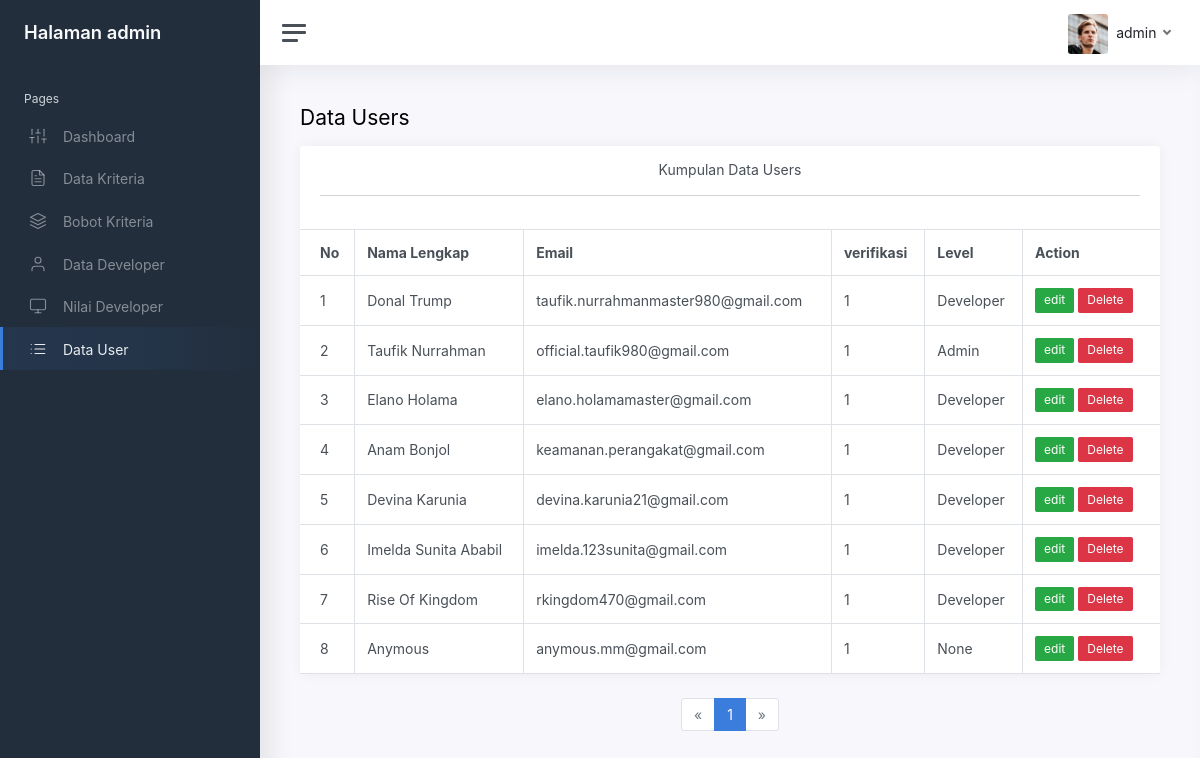
Page /UTS-SPK/admin_user.php (signed in) on the committed database.
### tables this page shows
CREATE TABLE `tb_users` (
  `id_users` int(50) NOT NULL,
  `kode` varchar(50) NOT NULL,
  `username` varchar(20) NOT NULL,
  `nama` varchar(50) NOT NULL,
  `email` varchar(50) NOT NULL,
  `password` text NOT NULL,
  `alamat` text NOT NULL,
  `verifikasi` tinyint(1) NOT NULL,
  `level` enum('None','Developer','Admin') NOT NULL
);

### UTS-SPK/connection.php (called while the page is built, shortened)
<?php
$con = mysqli_connect("localhost", "root", "", "uts_spk");
function lihat($query)
{
    global $con;
    $hasil = mysqli_query($con, $query) or die(mysqli_error($con));
    $notif = [];
    while ($notief = mysqli_fetch_assoc($hasil)) {
        $notif[] = $notief;
    }
    return $notif;
}

### UTS-SPK/admin_user.php (the view, shortened to what this page needs)
<?php
require 'connection.php';
if (!isset($_SESSION["Admin"])) {
  header('location: login.php');
  exit;
} else {
  if (isset($_SESSION['id_users'])) {
    $id_users = $_SESSION['id_users'];
  } else {
    $id_users = $_COOKIE['id_users'];
  }
  $user = lihat("SELECT * FROM tb_users WHERE id_users = '$id_users' ")[0];
}
?>
<?php
$jumlahDataPerHalaman = 10;
$jumlahData = count(lihat("SELECT * FROM tb_users"));
$jumlahHalaman =  ceil($jumlahData / $jumlahDataPerHalaman);
$halamanAktif = (isset($_GET["halaman"])) ? $_GET["halaman"] : 1;
$awalData = ($jumlahDataPerHalaman * $halamanAktif) - $jumlahDataPerHalaman;
$data_user = lihat("SELECT * FROM tb_users LIMIT $awalData, $jumlahDataPerHalaman");
?>
<!DOCTYPE html>
<html lang="en">
<head>
  <link rel="stylesheet" href="asset/bootstrap/css/bootstrap.css">
  <link href="dashboard/css/app.css?v=<?php echo time(); ?>" rel="stylesheet">
</head>
<body>
  <div class="wrapper">
    <nav id="sidebar" class="sidebar">
      <div class="sidebar-content js-simplebar">
        <a class="sidebar-brand" href="admin_dashboard.php">
          <span class="align-middle">Halaman admin</span>
        </a>
        <ul class="sidebar-nav">
          <li class="sidebar-header">
            Pages
          </li>
          <li class="sidebar-item">
            <a class="sidebar-link" href="admin_dashboard.php">
              <i class="align-middle" data-feather="sliders"></i> <span class="align-middle">Dashboard</span>
            </a>
          </li>
          <li class="sidebar-item">
            <a class="sidebar-link" href="admin_kriteria.php">
              <i class="align-middle" data-feather="file-text"></i> <span class="align-middle">Data Kriteria</span>
            </a>
          </li>
          <li class="sidebar-item">
            <a class="sidebar-link" href="admin_bobotKriteria.php">
              <i class="align-middle" data-feather="layers"></i> <span class="align-middle">Bobot Kriteria</span>
            </a>
          </li>
          <li class="sidebar-item">
            <a class="sidebar-link" href="admin_developer.php">
              <i class="align-middle" data-feather="user"></i> <span class="align-middle">Data Developer</span>
            </a>
          </li>
          <li class="sidebar-item">
            <a class="sidebar-link" href="admin_nilaiDev.php">
              <i class="align-middle" data-feather="monitor"></i> <span class="align-middle">Nilai Developer</span>
            </a>
          </li>
          <li class="sidebar-item active">
            <a class="sidebar-link" href="admin_user.php">
              <i class="align-middle" data-feather="list"></i> <span class="align-middle">Data User</span>
            </a>
          </li>
      </div>
    </nav>
    <div class="main">
      <nav class="navbar navbar-expand navbar-light navbar-bg">
        <a class="sidebar-toggle d-flex">
          <i class="hamburger align-self-center"></i>
        </a>
        <div class="navbar-collapse collapse">
          <ul class="navbar-nav navbar-align">
            <a class="nav-link dropdown-toggle d-none d-sm-inline-block" href="#" data-toggle="dropdown">
              <img src="dashboard/img/avatars/avatar.jpg" class="avatar img-fluid rounded mr-1" alt="admin" />
              <span class="text-dark"><?= $user["username"] ?></span>
            </a>
          </ul>
        </div>
      </nav>
      <main class="content">
        <div class="container-fluid p-0">
          <h1 class="h3 mb-3">Data Users</h1>
          <div class="row">
            <div class="col-12">
              <div class="card">
                <div class="card-header">
                  <h3 class="card-title text-center">Kumpulan Data Users</h3>
                  <hr>
                </div>
                <div class="table-responsive">
                  <table class="table mb-0 table table-bordered border-primary">
                    <thead class="">
                      <tr>
                        <th scope="col">No</th>
                        <th scope="col">Nama Lengkap</th>
                        <th scope="col">Email</th>
                        <th scope="col">verifikasi</th>
                        <th scope="col">Level</th>
                        <th scope="col">Action</th>
                      </tr>
                    </thead>
                    <tbody>
                      <?php $no = 1; ?>
                      <?php foreach ($data_user as $du) : ?>
                        <tr>
                          <td><?= $no; ?></td>
                          <td><?= $du["nama"]; ?></td>
                          <td><?= $du["email"]; ?></td>
                          <td><?= $du["verifikasi"]; ?></td>
                          <td><?= $du["level"]; ?></td>
                          <td>
                            <button type="button" class="btn btn-success btn-sm" data-bs-toggle="modal" data-bs-target="#upgrade-user">
                              edit
                            </button>
                            <a href="admin_dellUser.php?id_users=<?= $du["id_users"]; ?>" onClick="return confirm('Apakah anda ingin menghapus data ini ?');" class="btn btn-danger btn-sm" type="submit" name="delete">Delete</a>
                          </td>
                        </tr>
                        <?php $no++ ?>
                      <?php endforeach; ?>
                    </tbody>
                  </table>
                </div>
              </div>
            </div>
          </div>
        </div>
        <div class="justify-content-center">
          <nav aria-label="Page navigation example">
            <ul class="pagination justify-content-center">
              <li class="page-item" style="cursor: pointer;">
                <?php if ($halamanAktif > 1) : ?>
                  <a class="page-link" href="admin_dataUser.php?halaman=<?= $halamanAktif - 1; ?>#content" aria-label="Previous">
                    <span aria-hidden="true">&laquo;</span>
                    <span class="sr-only">Previous</span>
                  </a>
                <?php else : ?>
                  <a class="page-link" aria-label="Previous">
                    <span aria-hidden="true">&laquo;</span>
                  </a>
                <?php endif; ?>
              </li>
              <?php for ($i = 1; $i <= $jumlahHalaman; $i++) : ?>
                <?php if ($i == $halamanAktif) : ?>
                  <li class="page-item active">
                    <a class="page-link" href="admin_user.php?halaman=<?= $i; ?>#content">
                      <span><?= $i; ?></span>
                    </a>
                  </li>
                <?php endif; ?>
              <?php endfor; ?>
              <li class="page-item" style="cursor: pointer;">
                <?php if ($halamanAktif < $jumlahHalaman) : ?>
                  <a class="page-link" href="admin_user.php?halaman=<?= $halamanAktif + 1; ?>#content" aria-label="Next">
                    <span aria-hidden="true">&raquo;</span>
                    <span class="sr-only">Next</span>
                  </a>
                <?php else : ?>
                  <a class="page-link" aria-label="Next">
                    <span aria-hidden="true">&raquo;</span>
                  </a>
                <?php endif; ?>
              </li>
            </ul>
          </nav>
        </div>
      </main>
    </div>
  </div>
</body>
</html>

### rows in the picture
tb_users: username "admin", nama "Taufik Nurrahman", email "official.taufik980@gmail.com", verifikasi "1", level "Admin"
tb_users: nama "Donal Trump", email "taufik.nurrahmanmaster980@gmail.com", verifikasi "1", level "Developer"
tb_users: nama "Elano Holama", email "elano.holamamaster@gmail.com", verifikasi "1", level "Developer"
tb_users: nama "Anam Bonjol", email "keamanan.perangakat@gmail.com", verifikasi "1", level "Developer"
tb_users: nama "Devina Karunia", email "devina.karunia21@gmail.com", verifikasi "1", level "Developer"
tb_users: nama "Imelda Sunita Ababil", email "imelda.123sunita@gmail.com", verifikasi "1", level "Developer"
tb_users: nama "Rise Of Kingdom", email "rkingdom470@gmail.com", verifikasi "1", level "Developer"
tb_users: nama "Anymous", email "anymous.mm@gmail.com", verifikasi "1", level "None"
